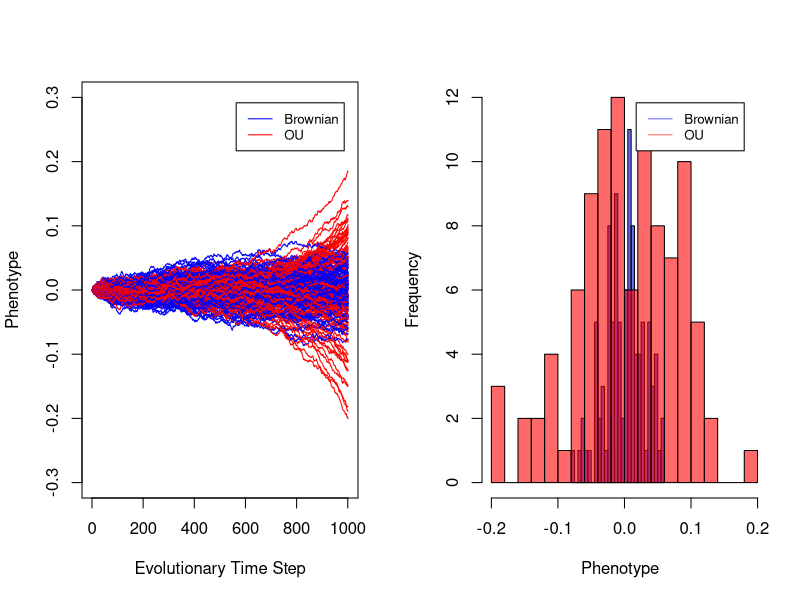

Write the R code that produced this figure.
y <- c(0)                   #Initiate the Brownian Motion (BM) Process
ou <- c(0)                  #Initiate the Orstein-Uhlenbeck (OU) Process
length_of_process <- 1000   #Length of all processes (the number of 'evolutionary time steps')
dt <- 1/length_of_process   #Magnitude of each time step
sig <- 1                    #This can alter the magnitude the underlying white noise process
num_processes <- 100        #How many processes will be constructed 

# Alternatively, you might consider a theta which varies over time. i.e. should/could theta reflect a fluctuating environment? 

packet <- c(1,1,1,1,10)                        #Does this look any different from an average theta of sum(packet)/length(packet) ?
theta = rep(packet, length_of_process/packet)  #This repeats the packet for a 1000 time steps
theta = rnorm(length_of_process, 0, 1)         #What is theta is pulled from a normal distribution? 
theta = rep(c(-1,1), length_of_process/2)      #What if the environment fluctuates in equal opposite forces? What happens if these are larger than 1?
theta = rep(10, length_of_process)             #Use this to test any baseline hypothesis you have: What if 0, -1, -100, average of packet? Etc.
theta = 1:length_of_process/150                #What if theta gets larger with time?
theta = length_of_process:1/150                #What if theta gets smaller with time?
theta = c((length_of_process/2):1/100, -1:-(length_of_process/2)/100) #What if theta gets goes from large to negatively large?

########################################################################################################################

for_hist_OU <- c() #Stores the last value of each OU process
for_hist_BM <- c() #Similarly, for each BM process

par(mfrow=c(1,2))  #Partitions the plots in to 1 row, 2 columns (left is processes, right is sumperimposed histograms)
plot(x = 1:1000, xlim=c(1,1000), ylim=c(-0.3, 0.3), xlab="Evolutionary Time Step", ylab="Phenotype") #Initiates the first plot
for(j in 1:num_processes){    
for(i in 1:1000){
  
  temp_noise <- rnorm(1, mean=0, sd=1)*dt
  y[i+1] = y[i] + temp_noise
  ou[i+1] = ou[i] + -theta[i]*ou[i]*dt + sig*temp_noise
}
  
  for_hist_OU[j] <- ou[1000]
  for_hist_BM[j] <- y[1000]
      
  points(y, type="l", col="blue") #These two add the processes in sequence
  points(ou, type="l", col="red")
}

#All of the below is for plotting

legend("topright", legend=c("Brownian", "OU"), lty = 1, col=c("blue", "red"), inset = 0.05, cex=0.8)

max_lim <- max(for_hist_OU, for_hist_BM)
min_lim <- min(for_hist_OU, for_hist_BM)

x_limits = c(min_lim, max_lim)  

BM <- hist(for_hist_BM, breaks=20, plot=FALSE)
OU <- hist(for_hist_OU, breaks=20, plot=FALSE)

y_limits <- c(min(BM$counts, OU$counts), max(BM$counts, OU$counts))

c1 <- rgb(0,0,255, max = 255, alpha = 150, names = "blue")
c2 <- rgb(255,0,0, max = 255, alpha = 150, names = "red")
plot(BM, col = c1, ylim = y_limits, xlim = x_limits, xlab = "Phenotype", main = "")
plot(OU, col = c2, add = TRUE)
legend("topright", legend=c("Brownian", "OU"), lty = 1, col=c(c1, c2), inset = 0.05, cex = 0.8)

  
